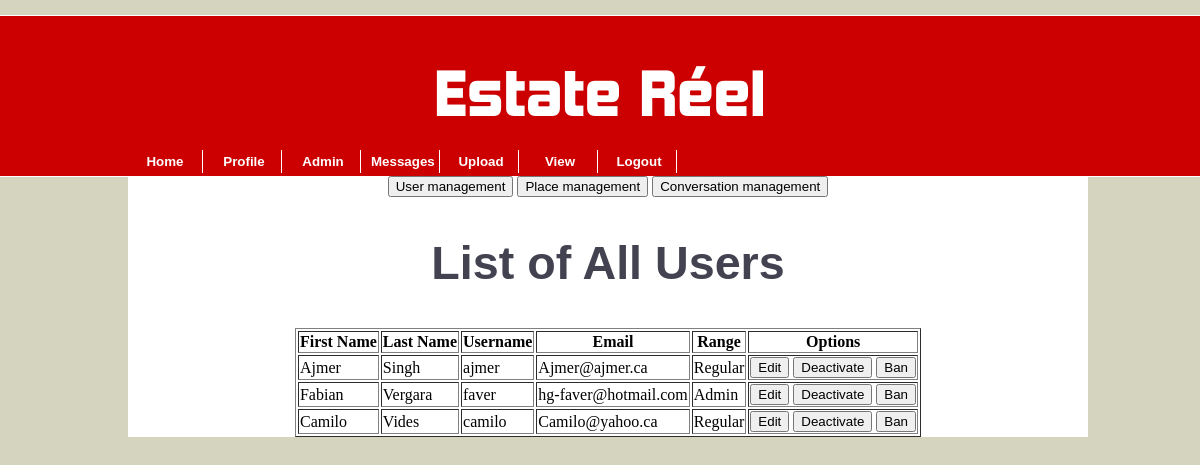
The app's page /adminPanel.php?action=user (signed in), older data.
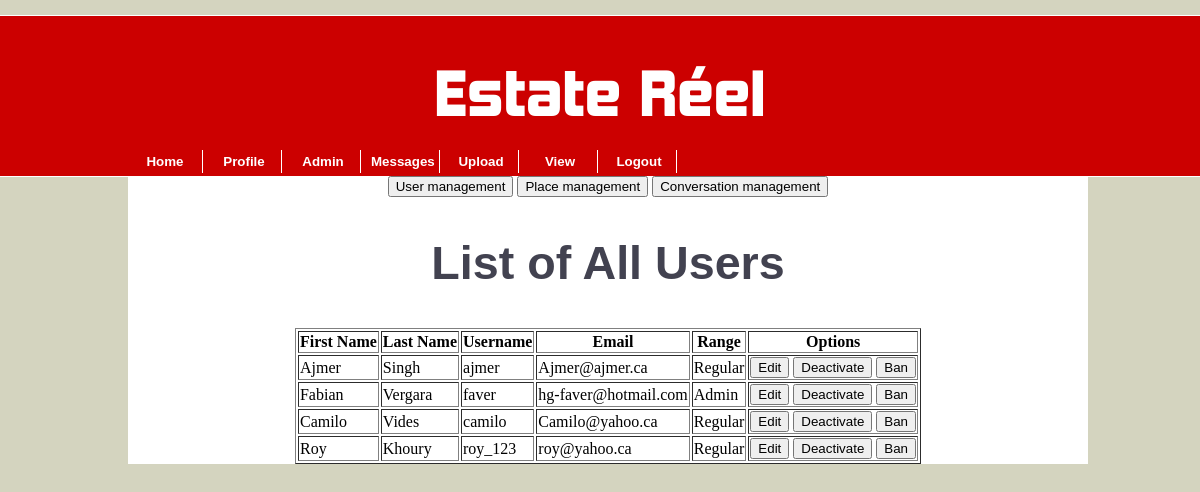
The same page, newer data.
### tables this page shows
CREATE TABLE IF NOT EXISTS `users` (
`user_id` int(6) NOT NULL,
  `firstname` varchar(30) DEFAULT NULL,
  `lastname` varchar(30) DEFAULT NULL,
  `email` varchar(50) DEFAULT NULL,
  `phoneNumber` varchar(20) DEFAULT NULL,
  `username` varchar(30) NOT NULL,
  `password` varchar(20) NOT NULL,
  `salt` varchar(255) NOT NULL,
  `type` varchar(50) DEFAULT NULL,
  `rangeType` varchar(50) DEFAULT NULL
);

### classes/loginClass.php (called while the page is built, shortened)
<?php
	class Login extends Database{
		public function getRangeType($username){
			$rangeTypeArray = $this->getSpecificUser($username);
			$type = "";
			for ($row=0; $row < count($rangeTypeArray); $row++) {
				$type = $rangeTypeArray[$row]['rangeType'];
			}
			return $type;
		}
		public function getSpecificUser($username){
			return parent::getResultSetAsArray("SELECT * FROM users WHERE username = '$username'");
		}
		public static function isLoggedIn(){
			return (isset($_SESSION["USERNAME"]) && $_SESSION["USERNAME"] != null);
		}
		public function getAllUsers(){
			return parent::getResultSetAsArray("SELECT * FROM users");
		}
		public function getUserId(){
			$selectUserId = "SELECT user_id FROM users WHERE username = '" . $_SESSION['USERNAME'] . "'";
			$rs = mysqli_query(parent::createConnection(), $selectUserId);
			if ($rs->num_rows > 0) {
				while($row = $rs->fetch_assoc()) {
					$user_id = $row['user_id'];
				}
				return $user_id;
			}
			return null;
		}
		public function checkBannedUsers($user_id){
			return parent::getResultSetAsArray("SELECT * FROM bannedusers WHERE user_id = '$user_id'");
		}
	}
?>

### classes/databaseClass.php (called while the page is built, shortened)
<?php
	class Database{
		public $connection;
		public function createConnection(){
			$servername = "localhost";
			$username = "root";
			$password = "";
			$db = "PHP_database";
			$this->connection = new mysqli($servername, $username, $password, $db);
			$this->connection->set_charset("utf8");
			return $this->connection;
		}
		public function getResultSetAsArray($query){
			$rs = mysqli_query($this->createConnection(), $query) or die($this->connection->error);
			if($rs->num_rows > 0){
				$index = 0;
				while($row = $rs->fetch_assoc()){
					foreach ($row as $key => $value) {
						$arrayAsResult[$index][$key] = $value;
					}
					$index++;
				}
				return $arrayAsResult;
			}
			return null;
		}
	}
?>

### adminPanel.php (the view, shortened to what this page needs)
<html>
    <head>
        <link rel="stylesheet" type="text/css" href="CSS/mainLayout.css">
    </head>
	<?php
		include('PreCode/header.php');
?>
	<form name="options" method="GET" action="">
		  <button type="button" onClick="window.location.href='adminPanel.php?action=user'">User management</button>
		  <button type="button" onClick="window.location.href='adminPanel.php?action=place'">Place management</button>
	      <button type="button" onClick="window.location.href='adminPanel.php?action=conversation'">Conversation management</button>
	</form>
	<?php
		if (isset($_GET['action'])){
			$value = $_GET['action'];
			switch ($value) {
				case 'user':
					?>
					<h2>List of All Users</h2>
				<table align="center" border="1">
					<tbody>
						<th>First Name</th>
						<th>Last Name</th>
						<th>Username</th>
						<th>Email</th>
						<th>Range</th>
						<th>Options</th>
					<?php
						$profileInfo = $loginObj->getAllUsers();
						if (count($profileInfo) > 0) {
							for($row = 0; $row < count($profileInfo); $row++){
								echo "<tr><td>" . $profileInfo[$row]['firstname'] . "</td>" .
									 "<td>" . $profileInfo[$row]['lastname'] . "</td>" .
									 "<td>" . $profileInfo[$row]['username'] . "</td>" .
									 "<td>" . $profileInfo[$row]['email'] . "</td>" .
									 "<td>" . $profileInfo[$row]['rangeType'] . "</td>";
					?>
									<form name="deleteApart" method="POST" action="">
										<td>
											<input name='editU' type='submit' value='Edit' />
											<input name='deactivateUser' type='submit' value='Deactivate' />
											<input name='banUser' type='submit' value='Ban' />
										</td>
									</form>
					<?php
							}
						}
					?>
					</tbody>
				</table>
				<?php
					break;
				?>
					<?php
			}
		}else{
	?> 		<p>Please choose an option you want to perform from the button above</p>
	<?php
		}
	?>
	</section>
</body>
</html>

### PreCode/header.php (shortened to what this page needs)
<body>
    <header>
        <h1>Estate R&eacuteel</h1>
    </header>
    <?php
        include('classes/databaseClass.php');
        include('classes/loginClass.php');
        $loginObj        = new Login();
        $range = null;
        $bannedUser = null;
        if (isset($_SESSION['USERNAME'])) {
            $range = $loginObj->getRangeType($_SESSION['USERNAME']);
            $user_id = $loginObj->getUserId();
            $bannedUser = $loginObj->checkBannedUsers($user_id);
        }
        if ($loginObj->isLoggedIn() && count($bannedUser) == 1) {
    ?>
           <aside id="loggedMenu" >
           <button type="button" onClick="window.location.href='logout.php'">Logout</button>
            </aside>
    <?php
      }elseif($loginObj->isLoggedIn() && strcmp($range, "Admin") === 0) {
    ?>
    <aside id="loggedMenu" >
        <button type="button" onClick="window.location.href='index.php'">Home</button>
        <button type="button" onClick="window.location.href='userProfile.php'">Profile</button>
        <button type="button" onClick="window.location.href='adminPanel.php'">Admin</button>
        <button type="button" onClick="window.location.href='messenger.php'">Messages</button>
        <button type="button" onClick="window.location.href='product.php'" >Upload</button>
        <button type="button" onClick="window.location.href='displayApartments.php'">View</button>
        <button type="button" onClick="window.location.href='logout.php'">Logout</button>
    </aside>
    <?php
        }
        ?>
    <section id="content">

### CSS/mainLayout.css (style rules this page uses)
body { background-color: #D4D4BF; text-align: center; height: 100%; }
header { position: absolute; left: 0px; right: 0px; top: 15px; background-color: #C00; width: 100%; height: 160px; border-bottom: 1px solid white; border-top: 1px solid white; overflow: hidden; }
header h1 { text-align: center; font-family: headerFont; color: white; font-weight: bolder; font-size: 45pt; }
h2 { font-family: 'Gotham Book', Gotham-Book, sans-serif; font-weight: bold; color: #424250; font-size: 35pt; }
#loggedMenu { position: absolute; overflow: hidden; top: 150px; margin-left: 10%; }
#loggedMenu button { border: none; width: 75px; height: 23px; border-right: 1px solid white; background-color: #c00; font-weight: bold; font-size: 10pt; color: white; }
#content { clear: both; position: absolute; width: 80%; height: auto; top: 176px; background-color: white; margin-left: 10%; margin-right: 10%; }

Row changes from the older to the newer data that the page shows:
added users: firstname "Roy", lastname "Khoury", username "roy_123", email "roy@yahoo.ca", rangeType "Regular"
